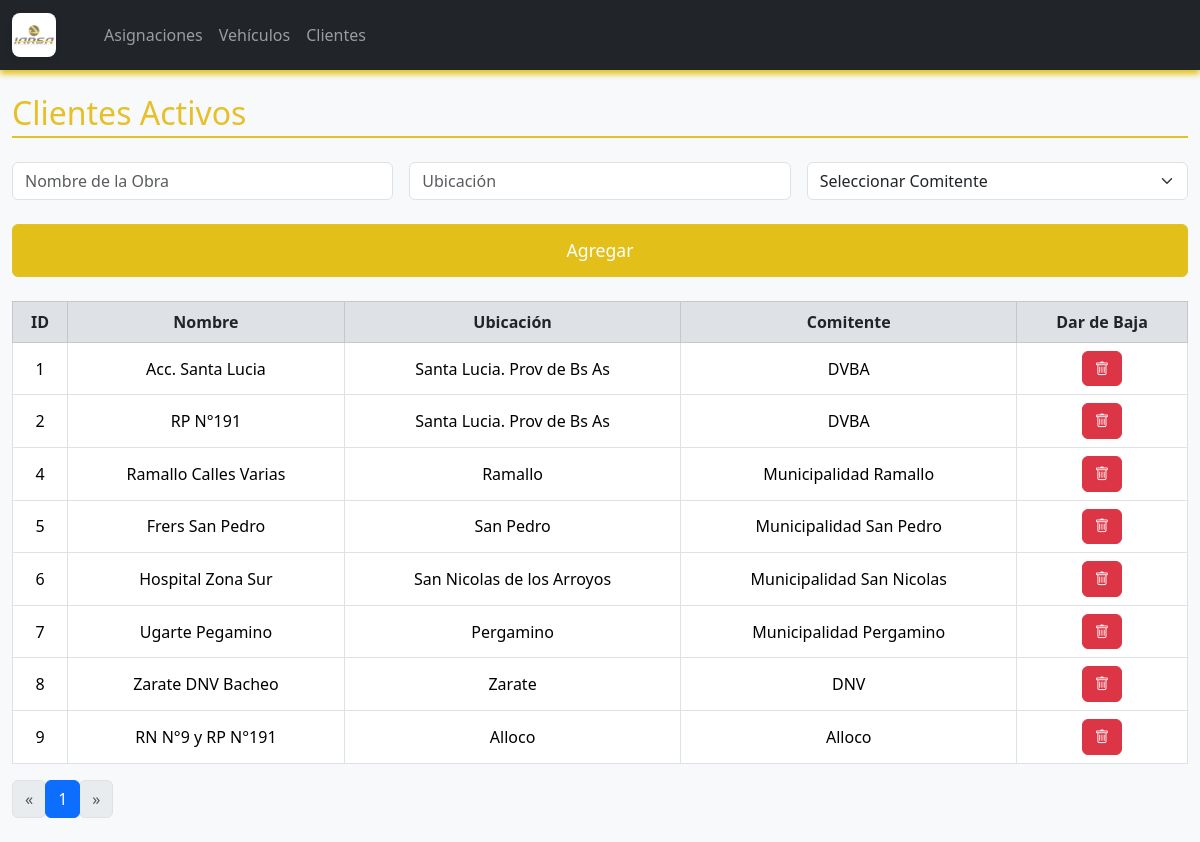
Screenshot of /clientes with the database file from the repository.
### logistica/models.py (models this page shows, shortened)
class Cliente(db.Model):
    id = db.Column(db.Integer, primary_key=True)
    nombre = db.Column(db.String(100), nullable=False)
    ubicacion = db.Column(db.String(100), nullable=False)
    comitente = db.Column(db.String(100), nullable=False)
    estado = db.Column(db.String(10), nullable=False, default="Activo")

### logistica/routes.py (the view)
@main.route('/clientes')
def clientes():
    page = request.args.get('page', 1, type=int)
    query = Cliente.query.filter_by(estado="Activo").order_by(Cliente.id)
    clientes, total, total_pages, page = paginar_query(query, page)
    return render_template('clientes.html',
                           clientes=clientes,
                           page=page,
                           total_pages=total_pages)

### logistica/routes.py (called while the page is built)
def paginar_query(query, page, per_page=10):
    total = query.count()
    total_pages = max((total + per_page - 1) // per_page, 1)
    if page < 1:
        page = 1
    elif page > total_pages:
        page = total_pages
    items = query.offset((page - 1) * per_page).limit(per_page).all()
    return items, total, total_pages, page

### logistica/templates/clientes.html (shortened to what this page needs)
{% extends "index.html" %}
{% block content %}
<h2 class="mb-4 section-title">Clientes Activos</h2>
<form method="POST" action="{{ url_for('main.agregar_cliente') }}" class="row g-3 mb-4">
    <div class="col-md-4">
        <input type="text" name="nombre" class="form-control" placeholder="Nombre de la Obra" required>
    </div>
    <div class="col-md-4">
        <input type="text" name="ubicacion" class="form-control" placeholder="Ubicación" required>
    </div>
    <div class="col-md-4">
        <select name="comitente" class="form-select" required>
            <option value="">Seleccionar Comitente</option>
        </select>
    </div>
    <div class="col-12">
        <button type="submit" class="btn btn-primary btn-block btn-agregar-grande">Agregar</button>
    </div>
</form>
<table class="table table-bordered table-hover align-middle">
    <thead class="table-light">
        <tr>
            <th>ID</th>
            <th>Nombre</th>
            <th>Ubicación</th>
            <th>Comitente</th>
            <th>Dar de Baja</th>
        </tr>
    </thead>
    <tbody>
        {% for c in clientes %}
        <tr>
            <td>{{ c.id }}</td>
            <td>{{ c.nombre }}</td>
            <td>{{ c.ubicacion }}</td>
            <td>{{ c.comitente }}</td>
            <td>
                <a href="{{ url_for('main.baja_cliente', id=c.id) }}" class="btn btn-danger btn-sm">
                    <i class="bi bi-trash"></i>
                </a>
            </td>
        </tr>
        {% endfor %}
    </tbody>
</table>
<nav aria-label="Page navigation example">
  <ul class="pagination">
    <li class="page-item {% if page == 1 %}disabled{% endif %}">
      <a class="page-link" href="{{ url_for('main.clientes', page=page-1) }}" aria-label="Previous">
        <span aria-hidden="true">&laquo;</span>
      </a>
    </li>
    {% for p in range(1, total_pages + 1) %}
      <li class="page-item {% if p == page %}active{% endif %}">
        <a class="page-link" href="{{ url_for('main.clientes', page=p) }}">{{ p }}</a>
      </li>
    {% endfor %}
    <li class="page-item {% if page == total_pages %}disabled{% endif %}">
      <a class="page-link" href="{{ url_for('main.clientes', page=page+1) }}" aria-label="Next">
        <span aria-hidden="true">&raquo;</span>
      </a>
    </li>
  </ul>
</nav>
{% endblock %}

### logistica/static/style.css (style rules this page uses)
body { background-color: #f8f9fa; font-family: 'Segoe UI', Tahoma, Geneva, Verdana, sans-serif; }
h1, h2, h3 { color: #e6c028; }
.table th, .table td { text-align: center; vertical-align: middle; }
.btn { border-radius: 0.375rem; padding: 0.375rem 0.75rem; font-size: 0.9rem; }
.btn-danger { color: #fff; }
.btn-primary { background-color: #e3c019; border-color: #e6c028; }
.btn-agregar-grande { width: 100%; font-size: 1.1rem; padding: 0.75rem 0; margin-top: 0.5rem; }
form input, form select { border-radius: 0.375rem; }
.pagination .page-item .page-link { border-radius: 0.375rem; }
.table thead th { background-color: #dee2e6; font-weight: bold; color: #212529; }
.section-title { border-bottom: 2px solid #e6c028; padding-bottom: 0.25rem; margin-bottom: 1.5rem; }

### rows the page displays
Cliente: id "1", nombre "Acc. Santa Lucia", ubicacion "Santa Lucia. Prov de Bs As", comitente "DVBA"
Cliente: id "2", nombre "RP N°191", ubicacion "Santa Lucia. Prov de Bs As", comitente "DVBA"
Cliente: id "4", nombre "Ramallo Calles Varias", ubicacion "Ramallo", comitente "Municipalidad Ramallo"
Cliente: id "5", nombre "Frers San Pedro", ubicacion "San Pedro", comitente "Municipalidad San Pedro"
Cliente: id "6", nombre "Hospital Zona Sur", ubicacion "San Nicolas de los Arroyos", comitente "Municipalidad San Nicolas"
Cliente: id "7", nombre "Ugarte Pegamino", ubicacion "Pergamino", comitente "Municipalidad Pergamino"
Cliente: id "8", nombre "Zarate DNV Bacheo", ubicacion "Zarate", comitente "DNV"
Cliente: id "9", nombre "RN N°9 y RP N°191", ubicacion "Alloco", comitente "Alloco"

### other values shown
{{ p }} "1"
